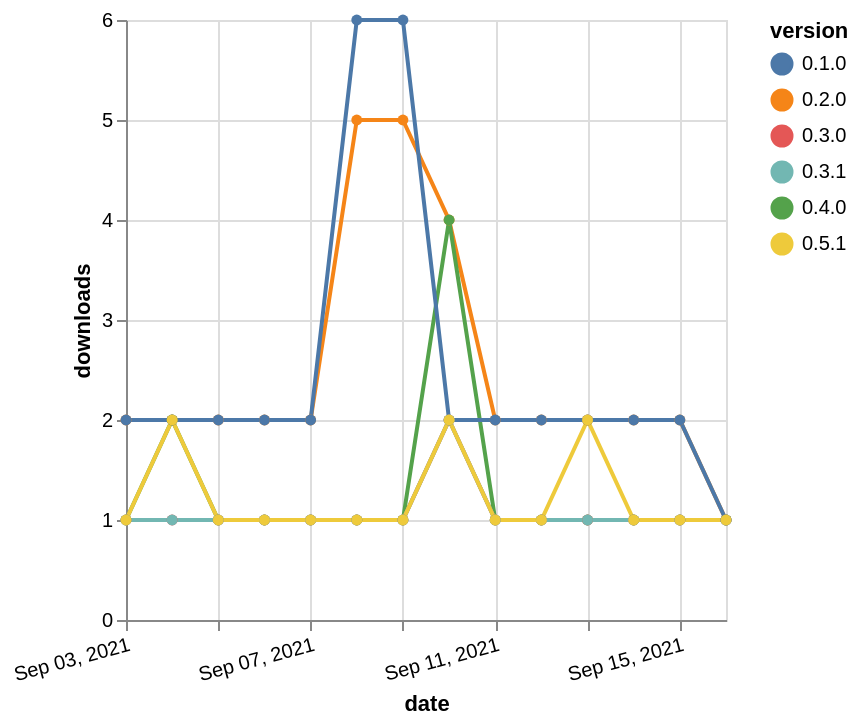

The Vega-Lite source for this figure:
### Vega-Lite specification from a JSON file in a GitHub repository (floating-point values rounded to 4 significant figures)
{"$schema": "https://vega.github.io/schema/vega-lite/v5.json", "description": "A simple bar chart with embedded data.", "data": {"values": [{"date": "2021-09-03", "total": 2929, "delta": 2, "version": "0.2.0"}, {"date": "2021-09-04", "total": 2931, "delta": 2, "version": "0.2.0"}, {"date": "2021-09-05", "total": 2933, "delta": 2, "version": "0.2.0"}, {"date": "2021-09-06", "total": 2935, "delta": 2, "version": "0.2.0"}, {"date": "2021-09-07", "total": 2937, "delta": 2, "version": "0.2.0"}, {"date": "2021-09-08", "total": 2942, "delta": 5, "version": "0.2.0"}, {"date": "2021-09-09", "total": 2947, "delta": 5, "version": "0.2.0"}, {"date": "2021-09-10", "total": 2951, "delta": 4, "version": "0.2.0"}, {"date": "2021-09-11", "total": 2953, "delta": 2, "version": "0.2.0"}, {"date": "2021-09-12", "total": 2955, "delta": 2, "version": "0.2.0"}, {"date": "2021-09-13", "total": 2957, "delta": 2, "version": "0.2.0"}, {"date": "2021-09-14", "total": 2959, "delta": 2, "version": "0.2.0"}, {"date": "2021-09-15", "total": 2961, "delta": 2, "version": "0.2.0"}, {"date": "2021-09-16", "total": 2962, "delta": 1, "version": "0.2.0"}, {"date": "2021-09-03", "total": 319, "delta": 1, "version": "0.4.0"}, {"date": "2021-09-04", "total": 321, "delta": 2, "version": "0.4.0"}, {"date": "2021-09-05", "total": 322, "delta": 1, "version": "0.4.0"}, {"date": "2021-09-06", "total": 323, "delta": 1, "version": "0.4.0"}, {"date": "2021-09-07", "total": 324, "delta": 1, "version": "0.4.0"}, {"date": "2021-09-08", "total": 325, "delta": 1, "version": "0.4.0"}, {"date": "2021-09-09", "total": 326, "delta": 1, "version": "0.4.0"}, {"date": "2021-09-10", "total": 330, "delta": 4, "version": "0.4.0"}, {"date": "2021-09-11", "total": 331, "delta": 1, "version": "0.4.0"}, {"date": "2021-09-12", "total": 332, "delta": 1, "version": "0.4.0"}, {"date": "2021-09-13", "total": 333, "delta": 1, "version": "0.4.0"}, {"date": "2021-09-14", "total": 334, "delta": 1, "version": "0.4.0"}, {"date": "2021-09-15", "total": 335, "delta": 1, "version": "0.4.0"}, {"date": "2021-09-16", "total": 336, "delta": 1, "version": "0.4.0"}, {"date": "2021-09-03", "total": 269, "delta": 1, "version": "0.3.0"}, {"date": "2021-09-04", "total": 270, "delta": 1, "version": "0.3.0"}, {"date": "2021-09-05", "total": 271, "delta": 1, "version": "0.3.0"}, {"date": "2021-09-06", "total": 272, "delta": 1, "version": "0.3.0"}, {"date": "2021-09-07", "total": 273, "delta": 1, "version": "0.3.0"}, {"date": "2021-09-08", "total": 274, "delta": 1, "version": "0.3.0"}, {"date": "2021-09-09", "total": 275, "delta": 1, "version": "0.3.0"}, {"date": "2021-09-10", "total": 277, "delta": 2, "version": "0.3.0"}, {"date": "2021-09-11", "total": 278, "delta": 1, "version": "0.3.0"}, {"date": "2021-09-12", "total": 279, "delta": 1, "version": "0.3.0"}, {"date": "2021-09-13", "total": 280, "delta": 1, "version": "0.3.0"}, {"date": "2021-09-14", "total": 281, "delta": 1, "version": "0.3.0"}, {"date": "2021-09-15", "total": 282, "delta": 1, "version": "0.3.0"}, {"date": "2021-09-16", "total": 283, "delta": 1, "version": "0.3.0"}, {"date": "2021-09-03", "total": 3795, "delta": 2, "version": "0.1.0"}, {"date": "2021-09-04", "total": 3797, "delta": 2, "version": "0.1.0"}, {"date": "2021-09-05", "total": 3799, "delta": 2, "version": "0.1.0"}, {"date": "2021-09-06", "total": 3801, "delta": 2, "version": "0.1.0"}, {"date": "2021-09-07", "total": 3803, "delta": 2, "version": "0.1.0"}, {"date": "2021-09-08", "total": 3809, "delta": 6, "version": "0.1.0"}, {"date": "2021-09-09", "total": 3815, "delta": 6, "version": "0.1.0"}, {"date": "2021-09-10", "total": 3817, "delta": 2, "version": "0.1.0"}, {"date": "2021-09-11", "total": 3819, "delta": 2, "version": "0.1.0"}, {"date": "2021-09-12", "total": 3821, "delta": 2, "version": "0.1.0"}, {"date": "2021-09-13", "total": 3823, "delta": 2, "version": "0.1.0"}, {"date": "2021-09-14", "total": 3825, "delta": 2, "version": "0.1.0"}, {"date": "2021-09-15", "total": 3827, "delta": 2, "version": "0.1.0"}, {"date": "2021-09-16", "total": 3828, "delta": 1, "version": "0.1.0"}, {"date": "2021-09-03", "total": 219, "delta": 1, "version": "0.3.1"}, {"date": "2021-09-04", "total": 220, "delta": 1, "version": "0.3.1"}, {"date": "2021-09-05", "total": 221, "delta": 1, "version": "0.3.1"}, {"date": "2021-09-06", "total": 222, "delta": 1, "version": "0.3.1"}, {"date": "2021-09-07", "total": 223, "delta": 1, "version": "0.3.1"}, {"date": "2021-09-08", "total": 224, "delta": 1, "version": "0.3.1"}, {"date": "2021-09-09", "total": 225, "delta": 1, "version": "0.3.1"}, {"date": "2021-09-10", "total": 227, "delta": 2, "version": "0.3.1"}, {"date": "2021-09-11", "total": 228, "delta": 1, "version": "0.3.1"}, {"date": "2021-09-12", "total": 229, "delta": 1, "version": "0.3.1"}, {"date": "2021-09-13", "total": 230, "delta": 1, "version": "0.3.1"}, {"date": "2021-09-14", "total": 231, "delta": 1, "version": "0.3.1"}, {"date": "2021-09-15", "total": 232, "delta": 1, "version": "0.3.1"}, {"date": "2021-09-16", "total": 233, "delta": 1, "version": "0.3.1"}, {"date": "2021-09-03", "total": 131, "delta": 1, "version": "0.5.1"}, {"date": "2021-09-04", "total": 133, "delta": 2, "version": "0.5.1"}, {"date": "2021-09-05", "total": 134, "delta": 1, "version": "0.5.1"}, {"date": "2021-09-06", "total": 135, "delta": 1, "version": "0.5.1"}, {"date": "2021-09-07", "total": 136, "delta": 1, "version": "0.5.1"}, {"date": "2021-09-08", "total": 137, "delta": 1, "version": "0.5.1"}, {"date": "2021-09-09", "total": 138, "delta": 1, "version": "0.5.1"}, {"date": "2021-09-10", "total": 140, "delta": 2, "version": "0.5.1"}, {"date": "2021-09-11", "total": 141, "delta": 1, "version": "0.5.1"}, {"date": "2021-09-12", "total": 142, "delta": 1, "version": "0.5.1"}, {"date": "2021-09-13", "total": 144, "delta": 2, "version": "0.5.1"}, {"date": "2021-09-14", "total": 145, "delta": 1, "version": "0.5.1"}, {"date": "2021-09-15", "total": 146, "delta": 1, "version": "0.5.1"}, {"date": "2021-09-16", "total": 147, "delta": 1, "version": "0.5.1"}]}, "width": "container", "mark": {"type": "line", "point": {"filled": true}}, "encoding": {"x": {"field": "date", "type": "temporal", "timeUnit": "yearmonthdate", "title": "date", "axis": {"labelAngle": -15}}, "y": {"field": "delta", "type": "quantitative", "title": "downloads"}, "color": {"field": "version", "type": "nominal"}, "tooltip": {"field": "delta"}}}
